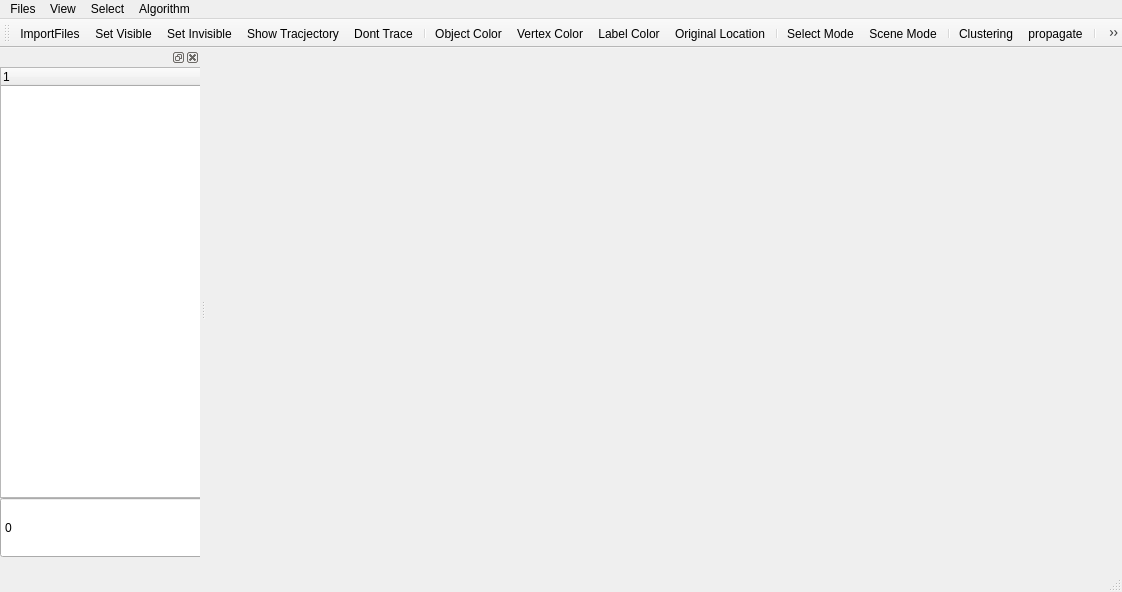
<?xml version="1.0" encoding="UTF-8"?>
<ui version="4.0">
 <class>main_windowClass</class>
 <widget class="QMainWindow" name="main_windowClass">
  <property name="geometry">
   <rect>
    <x>0</x>
    <y>0</y>
    <width>1122</width>
    <height>592</height>
   </rect>
  </property>
  <property name="windowTitle">
   <string>main_window</string>
  </property>
  <widget class="QWidget" name="centralWidget">
   <property name="enabled">
    <bool>true</bool>
   </property>
  </widget>
  <widget class="QMenuBar" name="menuBar">
   <property name="geometry">
    <rect>
     <x>0</x>
     <y>0</y>
     <width>1122</width>
     <height>23</height>
    </rect>
   </property>
   <widget class="QMenu" name="menuFiles">
    <property name="title">
     <string>Files</string>
    </property>
    <addaction name="actionImportFiles"/>
    <addaction name="actionSaveSnapshot"/>
   </widget>
   <widget class="QMenu" name="menuPaint">
    <property name="title">
     <string>View</string>
    </property>
    <addaction name="actionSet_Visible"/>
    <addaction name="actionSet_Invisible"/>
    <addaction name="actionObject_Color"/>
    <addaction name="actionVertex_Color"/>
    <addaction name="actionLabel_Color"/>
    <addaction name="actionOriginal_Location"/>
    <addaction name="actionShow_Tracjectory"/>
    <addaction name="actionDont_Trace"/>
    <addaction name="actionShow_Graph_WrapBox"/>
    <addaction name="actionShow_EdgeVertexs"/>
   </widget>
   <widget class="QMenu" name="menuSelect">
    <property name="title">
     <string>Select</string>
    </property>
    <addaction name="actionScene_Mode"/>
    <addaction name="actionSelect_Mode"/>
   </widget>
   <widget class="QMenu" name="menuAlgorithm">
    <property name="title">
     <string>Algorithm</string>
    </property>
    <addaction name="actionClustering"/>
    <addaction name="actionRegister"/>
    <addaction name="actionSpectral_Cluster"/>
    <addaction name="actionGraphCut"/>
    <addaction name="actionCalculateNorm"/>
    <addaction name="actionClusterAll"/>
    <addaction name="actionVisDistortion"/>
    <addaction name="actionGCopti"/>
    <addaction name="actionPlanFit"/>
    <addaction name="actionPropagate"/>
   </widget>
   <addaction name="menuFiles"/>
   <addaction name="menuPaint"/>
   <addaction name="menuSelect"/>
   <addaction name="menuAlgorithm"/>
  </widget>
  <widget class="QToolBar" name="mainToolBar">
   <attribute name="toolBarArea">
    <enum>TopToolBarArea</enum>
   </attribute>
   <attribute name="toolBarBreak">
    <bool>false</bool>
   </attribute>
   <addaction name="actionImportFiles"/>
   <addaction name="actionSet_Visible"/>
   <addaction name="actionSet_Invisible"/>
   <addaction name="actionShow_Tracjectory"/>
   <addaction name="actionDont_Trace"/>
   <addaction name="separator"/>
   <addaction name="actionObject_Color"/>
   <addaction name="actionVertex_Color"/>
   <addaction name="actionLabel_Color"/>
   <addaction name="actionOriginal_Location"/>
   <addaction name="separator"/>
   <addaction name="actionSelect_Mode"/>
   <addaction name="actionScene_Mode"/>
   <addaction name="separator"/>
   <addaction name="actionClustering"/>
   <addaction name="actionPropagate"/>
   <addaction name="separator"/>
   <addaction name="actionShow_Graph_WrapBox"/>
   <addaction name="actionShow_EdgeVertexs"/>
   <addaction name="separator"/>
   <addaction name="actionButtonback"/>
   <addaction name="actionButton2stop"/>
   <addaction name="actionButtonRunOrPause"/>
   <addaction name="actionButtonadvance"/>
  </widget>
  <widget class="QStatusBar" name="statusBar"/>
  <widget class="QDockWidget" name="dockWidget">
   <property name="minimumSize">
    <size>
     <width>200</width>
     <height>38</height>
    </size>
   </property>
   <attribute name="dockWidgetArea">
    <number>1</number>
   </attribute>
   <widget class="QWidget" name="dockWidgetContents">
    <widget class="QTreeWidget" name="treeWidget">
     <property name="geometry">
      <rect>
       <x>0</x>
       <y>0</y>
       <width>300</width>
       <height>431</height>
      </rect>
     </property>
     <property name="minimumSize">
      <size>
       <width>300</width>
       <height>0</height>
      </size>
     </property>
     <column>
      <property name="text">
       <string notr="true">1</string>
      </property>
     </column>
    </widget>
    <widget class="QSpinBox" name="LayerSpinBox">
     <property name="geometry">
      <rect>
       <x>0</x>
       <y>430</y>
       <width>301</width>
       <height>61</height>
      </rect>
     </property>
    </widget>
   </widget>
  </widget>
  <action name="actionImportFiles">
   <property name="icon">
    <iconset>
     <normaloff>Resources/openFile.png</normaloff>Resources/openFile.png</iconset>
   </property>
   <property name="text">
    <string>ImportFiles</string>
   </property>
  </action>
  <action name="actionSet_Visible">
   <property name="icon">
    <iconset>
     <normaloff>Resources/visible.png</normaloff>Resources/visible.png</iconset>
   </property>
   <property name="text">
    <string>Set Visible</string>
   </property>
  </action>
  <action name="actionSet_Invisible">
   <property name="icon">
    <iconset>
     <normaloff>Resources/invisible.png</normaloff>Resources/invisible.png</iconset>
   </property>
   <property name="text">
    <string>Set Invisible</string>
   </property>
  </action>
  <action name="actionScene_Mode">
   <property name="icon">
    <iconset>
     <normaloff>Resources/scene.png</normaloff>Resources/scene.png</iconset>
   </property>
   <property name="text">
    <string>Scene Mode</string>
   </property>
  </action>
  <action name="actionSelect_Mode">
   <property name="icon">
    <iconset>
     <normaloff>Resources/select.png</normaloff>Resources/select.png</iconset>
   </property>
   <property name="text">
    <string>Select Mode</string>
   </property>
  </action>
  <action name="actionClustering">
   <property name="icon">
    <iconset>
     <normaloff>Resources/categorize.png</normaloff>Resources/categorize.png</iconset>
   </property>
   <property name="text">
    <string>Clustering</string>
   </property>
  </action>
  <action name="actionObject_Color">
   <property name="icon">
    <iconset>
     <normaloff>Resources/tree.png</normaloff>Resources/tree.png</iconset>
   </property>
   <property name="text">
    <string>Object Color</string>
   </property>
  </action>
  <action name="actionVertex_Color">
   <property name="icon">
    <iconset>
     <normaloff>Resources/leaf.png</normaloff>Resources/leaf.png</iconset>
   </property>
   <property name="text">
    <string>Vertex Color</string>
   </property>
  </action>
  <action name="actionLabel_Color">
   <property name="icon">
    <iconset>
     <normaloff>Resources/label.png</normaloff>Resources/label.png</iconset>
   </property>
   <property name="text">
    <string>Label Color</string>
   </property>
  </action>
  <action name="actionOriginal_Location">
   <property name="icon">
    <iconset>
     <normaloff>Resources/tree2.png</normaloff>Resources/tree2.png</iconset>
   </property>
   <property name="text">
    <string>Original Location</string>
   </property>
  </action>
  <action name="actionShow_Tracjectory">
   <property name="icon">
    <iconset>
     <normaloff>Resources/show_trace.png</normaloff>Resources/show_trace.png</iconset>
   </property>
   <property name="text">
    <string>Show Tracjectory</string>
   </property>
  </action>
  <action name="actionDont_Trace">
   <property name="icon">
    <iconset>
     <normaloff>Resources/dont_trace.png</normaloff>Resources/dont_trace.png</iconset>
   </property>
   <property name="text">
    <string>Dont Trace</string>
   </property>
  </action>
  <action name="actionRegister">
   <property name="text">
    <string>Register</string>
   </property>
  </action>
  <action name="actionSpectral_Cluster">
   <property name="text">
    <string>Spectral Cluster</string>
   </property>
  </action>
  <action name="actionGraphCut">
   <property name="text">
    <string>GraphCut</string>
   </property>
  </action>
  <action name="actionCalculateNorm">
   <property name="text">
    <string>CalculateNorm</string>
   </property>
  </action>
  <action name="actionClusterAll">
   <property name="text">
    <string>ClusterAll</string>
   </property>
  </action>
  <action name="actionVisDistortion">
   <property name="text">
    <string>VisDistortion</string>
   </property>
  </action>
  <action name="actionGCopti">
   <property name="text">
    <string>GCopti</string>
   </property>
  </action>
  <action name="actionPlanFit">
   <property name="text">
    <string>PlanFit</string>
   </property>
  </action>
  <action name="actionShow_Graph_WrapBox">
   <property name="icon">
    <iconset>
     <normaloff>Resources/nnolinkNode.png</normaloff>Resources/nnolinkNode.png</iconset>
   </property>
   <property name="text">
    <string>Show Graph WrapBox</string>
   </property>
  </action>
  <action name="actionShow_EdgeVertexs">
   <property name="icon">
    <iconset>
     <normaloff>Resources/NoedgeVertexs.png</normaloff>Resources/NoedgeVertexs.png</iconset>
   </property>
   <property name="text">
    <string>Show EdgeVertexs</string>
   </property>
  </action>
  <action name="actionButtonback">
   <property name="icon">
    <iconset>
     <normaloff>Resources/buttonback.png</normaloff>Resources/buttonback.png</iconset>
   </property>
   <property name="text">
    <string>buttonback</string>
   </property>
  </action>
  <action name="actionButton2stop">
   <property name="icon">
    <iconset>
     <normaloff>Resources/button2stop.png</normaloff>Resources/button2stop.png</iconset>
   </property>
   <property name="text">
    <string>button2stop</string>
   </property>
  </action>
  <action name="actionButtonRunOrPause">
   <property name="icon">
    <iconset>
     <normaloff>Resources/buttonstop2run.png</normaloff>Resources/buttonstop2run.png</iconset>
   </property>
   <property name="text">
    <string>buttonstopORrun</string>
   </property>
  </action>
  <action name="actionButtonadvance">
   <property name="icon">
    <iconset>
     <normaloff>Resources/buttonadvance.png</normaloff>Resources/buttonadvance.png</iconset>
   </property>
   <property name="text">
    <string>buttonadvance</string>
   </property>
  </action>
  <action name="actionPropagate">
   <property name="icon">
    <iconset>
     <normaloff>Resources/propagate.png</normaloff>Resources/propagate.png</iconset>
   </property>
   <property name="text">
    <string>propagate</string>
   </property>
  </action>
  <action name="actionSaveSnapshot">
   <property name="icon">
    <iconset>
     <normaloff>Resources/screenshot.png</normaloff>Resources/screenshot.png</iconset>
   </property>
   <property name="text">
    <string>SaveSnapshot</string>
   </property>
  </action>
 </widget>
 <layoutdefault spacing="6" margin="11"/>
 <resources>
  <include location="main_window.qrc"/>
 </resources>
 <connections/>
</ui>
